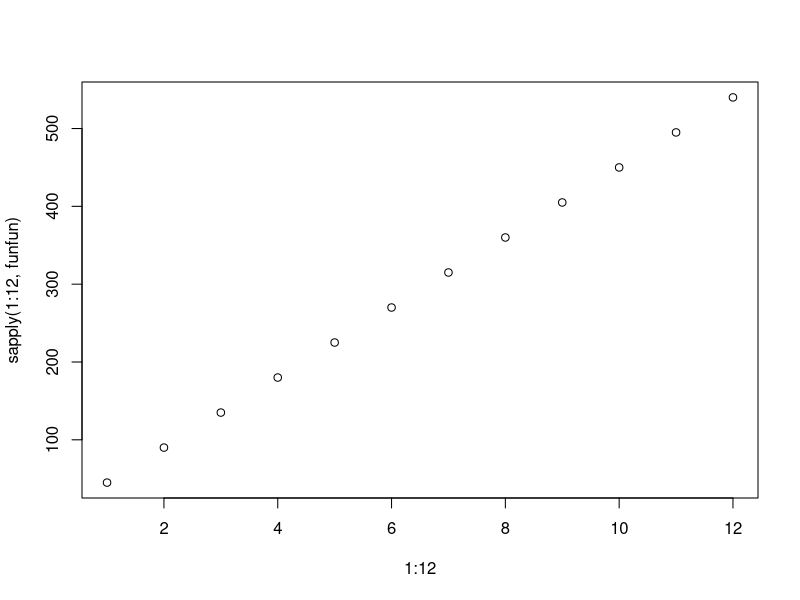
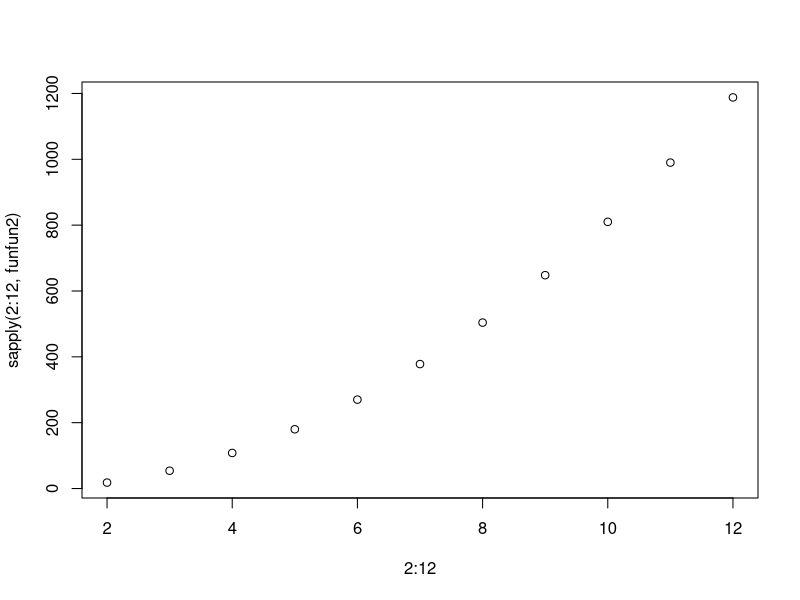
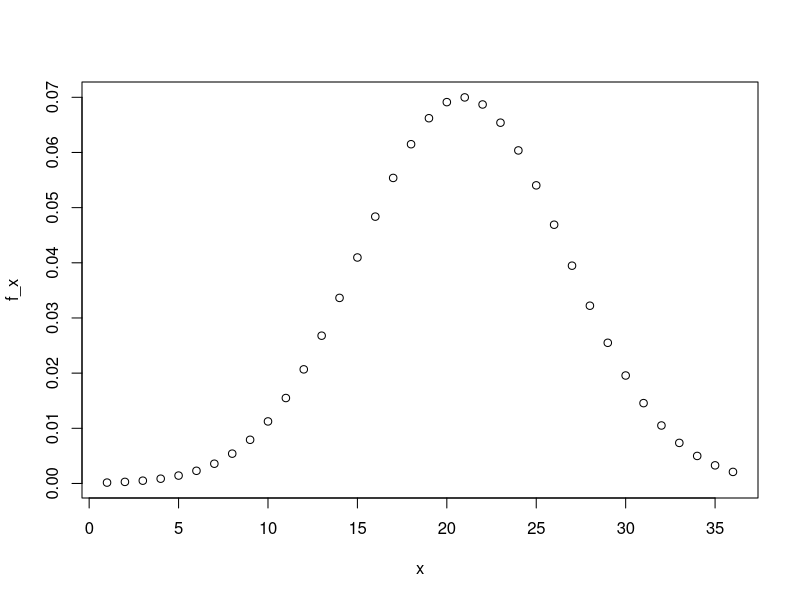
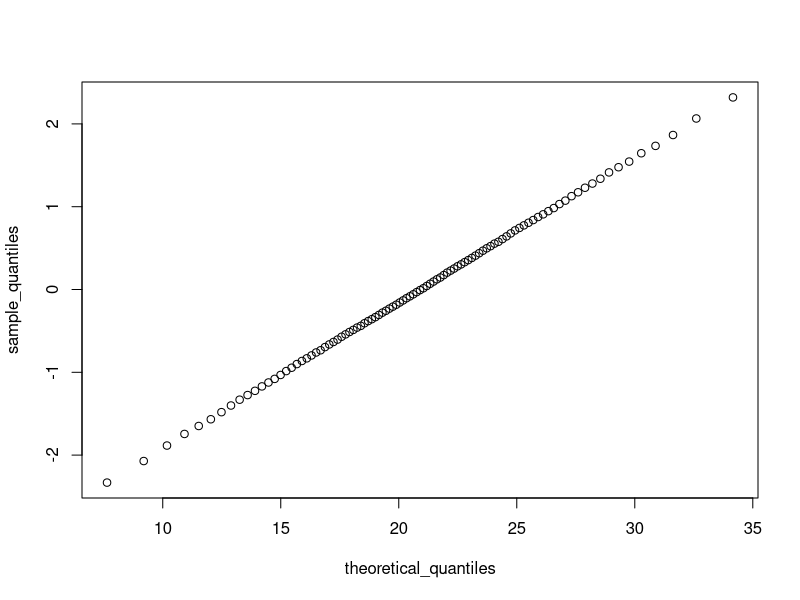

The R script that drew these images, in order:
library(gtools)
library(tidyverse)
options(digits = 3)    # report 3 significant digits
set.seed(1, sample.kind="Rounding")    # will make R 3.6 generate a seed as in R 3.5

3/(3+5+7)

((5+7)/(2+5+7)) * (3/(3+5+7))

((5+7)/(3+5+7)) * (3/(3+5+7))


#### Discrete probability
nrow(permutations(8, 3)) 
8*7*6

outcomes <- as.data.frame(permutations(8, 3))
mean((outcomes$V1 %in% c(1, 2, 3)) & outcomes$V2 %in% (c(1, 2, 3)) & (outcomes$V3 %in% c(1, 2, 3)))
3/8 *2/7 *1/6

runners <- c("Jamaica", "Jamaica", "Jamaica", "USA", "Ecuador", "Netherlands", "France", "South Africa")
B <- 10000
mean(replicate(B, all(sample(runners, 3) == "Jamaica")))

nrow(combinations(6, 1)) * nrow(combinations(6, 2)) * nrow(combinations(2, 1))
nrow(combinations(6, 1)) * nrow(combinations(6, 2)) * nrow(combinations(3, 1))
nrow(combinations(6, 1)) * nrow(combinations(6, 3)) * nrow(combinations(3, 1))


funfun <- function(ent){
  nrow(combinations(ent, 1)) * nrow(combinations(6, 2)) * nrow(combinations(3, 1))
}


plot(1:12, sapply(1:12, funfun))


funfun2 <- function(sides){
  nrow(combinations(6, 1)) * nrow(combinations(sides, 2)) * nrow(combinations(3, 1))
}

sapply(2:12, funfun2)
plot(2:12, sapply(2:12, funfun2))


rm(list = ls())
library(tidyverse)

esoph <- esoph
nrow(esoph)
all_cases <- sum(esoph$ncases)
all_cases
all_controls <- sum(esoph$ncontrols)
all_controls

esoph %>% filter(alcgp == "120+") %>% summarize(prob = sum(ncases)/ (sum(ncases) + sum(ncontrols)))
esoph %>% filter(alcgp == "0-39g/day") %>% summarize(prob = sum(ncases)/ (sum(ncases) + sum(ncontrols)))
esoph %>% filter(tobgp != "0-9g/day") %>% summarize(prob = sum(ncontrols)/ all_controls)
esoph %>% filter(alcgp == "120+") %>% summarize(prob = sum(ncases)/ all_cases)
esoph %>% filter(tobgp == "30+") %>% summarize(prob = sum(ncases)/ all_cases)
esoph %>% filter(tobgp == "30+" & alcgp == "120+") %>% summarize(prob = sum(ncases)/ all_cases)
esoph %>% filter(tobgp == "30+" | alcgp == "120+") %>% summarize(prob = sum(ncases)/ all_cases)
esoph %>% filter(alcgp == "120+") %>% summarize(prob = sum(ncontrols)/ all_controls)
(esoph %>% filter(alcgp == "120+") %>% summarize(prob = sum(ncases)/ all_cases)) / (esoph %>% filter(alcgp == "120+") %>% summarize(prob = sum(ncontrols)/ all_controls))
esoph %>% filter(tobgp == "30+") %>% summarize(prob = sum(ncontrols)/ all_controls)
esoph %>% filter(tobgp == "30+" & alcgp == "120+") %>% summarize(prob = sum(ncontrols)/ all_controls)
esoph %>% filter(tobgp == "30+" | alcgp == "120+") %>% summarize(prob = sum(ncontrols)/ all_controls)
esoph %>% filter(tobgp == "30+" | alcgp == "120+") %>% summarize(prob = sum(ncases)/ all_cases) / esoph %>% filter(tobgp == "30+" | alcgp == "120+") %>% summarize(prob = sum(ncontrols)/ all_controls)



rm(list = ls())
library(gtools)
library(tidyverse)
options(digits = 3)    # report 3 significant digits
set.seed(16, sample.kind="Rounding")    # will make R 3.6 generate a seed as in R 3.5

mean1 <- 20.9
sd1 <- 5.7
act_scores <- rnorm(10000, mean1, sd1)

mean2 <- mean(act_scores)
sd2 <- sd(act_scores)
sum(act_scores >= 36)
mean(act_scores >= 30)
mean(act_scores <= 10)

x <- 1:36
f_x <- dnorm(x, mean1, sd1)
plot(x, f_x)

act_scores_backup <- act_scores
act_scores <- (act_scores-mean(act_scores))/sd(act_scores)
mean(act_scores > 2)
mean2 + 2*sd2
mean1 + 2*sd1
qnorm(0.975, mean2, sd2)

fun_act <- function(score)
{
  pnorm(score, mean2, sd2)
}

probs <- fun_act(1:36)
which(probs > 0.95)

qnorm(0.95, mean1, sd1)

p <- seq(0.01, 0.99, 0.01)
sample_quantiles <- quantile(act_scores_backup, p)
which(sample_quantiles >= 26)

theoretical_quantiles <- qnorm(p, mean1, sd1)

sample_quantiles <- quantile(act_scores, seq(0.01, 0.99, 0.01)) 
max(which(sample_quantiles <= 26 ))

plot(theoretical_quantiles, sample_quantiles)





rm(list = ls())
library(gtools)
library(tidyverse)
options(digits = 3)    # report 3 significant digits
set.seed(21, sample.kind="Rounding")    # will make R 3.6 generate a seed as in R 3.5

# SE
se1 <- (abs(1 - (-0.25)) * sqrt(0.2*(1-0.2))) * sqrt(44)
se1
1 - pnorm(8, 0, se1)

# MC
B <- 10000
n <- 44
MC_Scores <- replicate(B, {
  sum(sample(c(1, (-0.25)), n, replace = TRUE, prob = c(0.2, 0.8)))
})
mean(MC_Scores >=8)

# New SAT
mean2 <- 44 * 0.25
se2 <- (abs(1 - 0) * sqrt(0.25*(1-0.25))) * sqrt(44)
1 - pnorm(30, mean2, se2)

# skillz
p <- seq(0.25, 0.95, 0.05)
SAT_fun <- function(skill, score){
  tmp_mean <- 44 * skill
  tmp_sd <- (abs(1 - 0) * sqrt(skill*(1-skill))) * sqrt(44)
  return(1 - pnorm(score, tmp_mean, tmp_sd))
}
Probs <- SAT_fun(p, 35)
p[which(Probs > 0.8)]





rm(list = ls())
library(tidyverse)
library(gtools)
options(digits = 3)    # report 3 significant digits
set.seed(21, sample.kind="Rounding")    # will make R 3.6 generate a seed as in R 3.5

E1 <- ((5*6) + ((38-5)*(-1)))/38
E1
SD1 <- abs(6-(-1)) * sqrt((5/38) * (33/38))
SD1
SD1/sqrt(500)
SD1*sqrt(500)
pnorm(0, E1*500, SD1*sqrt(500))







###
### Final Assessment
###
rm(list = ls())
library(tidyverse)
library(gtools)
library(dslabs)
options(digits = 3)    # report 3 significant digits
set.seed(21, sample.kind="Rounding")    # will make R 3.6 generate a seed as in R 3.5

death_prob <- death_prob
head(death_prob)

# females
death <- -150000
alive <- +1150
p <- death_prob %>% filter(age == 50 & sex == "Female")  %>% .$prob
p
E1 <- death*p + alive*(1-p)
E1
SD1 <- abs(death - alive)*sqrt(p*(1-p))
SD1
E1000 <- E1*1000
E1000
SD1000 <- SD1*sqrt(1000)
SD1000
pnorm(0, E1000, SD1000)

#males
p_m <- death_prob %>% filter(age == 50 & sex == "Male") %>% .$prob
p_m
# 
# E[S] = 700 000 = (death*p_m + alive*(1-p_m)) *1 000
# 700 = -150 000*p_m + alive(1-p_m)
# 700 + 150 000*p_m = alive * (1-p_m)
# alive = (700 - 150 000 * p_m) / (1-p_m)
# alive = 

alive_m <- (700 + (150000 * p_m)) / (1-p_m)
alive_m
death_m <- -150000
n <- 1000
Em1 <- (death_m*p_m + alive_m*(1-p_m))*n
Em1
SDm1 <- (abs(death_m-alive_m)*sqrt(p_m*(1-p_m)))*sqrt(n)
SDm1

pnorm(0, Em1, SDm1)

p_pan <- 0.015
E_pan <- (death*p_pan + alive*(1-p_pan))
E_pan*n
SD_pan <- (abs(death - alive))*sqrt(p_pan*(1-p_pan))
SD_pan*sqrt(n)

pnorm(0, E_pan*n, SD_pan*sqrt(n))
pnorm(-1000000, E_pan*n, SD_pan*sqrt(n))

fun_pan <- function(probs){
  E_pan <- (death*probs + alive*(1-probs))
  SD_pan <- (abs(death - alive))*sqrt(probs*(1-probs))
  return(pnorm(0, E_pan*n, SD_pan*sqrt(n)))
}

fun_pan2 <- function(probs){
  E_pan <- (death*probs + alive*(1-probs))
  SD_pan <- (abs(death - alive))*sqrt(probs*(1-probs))
  return(pnorm(-1000000, E_pan*n, SD_pan*sqrt(n)))
}

p <- seq(.01, .03, .001)
p2 <- fun_pan(p)
p[p2>0.9]
p <- seq(.01, .03, .0025)
p3 <- fun_pan2(p)
p[p3>0.9]


set.seed(25, sample.kind = "Rounding")
p_loss <- 0.015
n <- 1000
claim <- -150000
no_claim <- 1150

X <- sum(sample(c(claim, no_claim), n, replace = TRUE, prob = c(p_loss, (1-p_loss))))
X/1000000

rm(X)
set.seed(27, sample.kind = "Rounding")
B <- 10000
X <- replicate(B, {
  sum(sample(c(claim, no_claim), n, replace = TRUE, prob = c(p_loss, (1-p_loss))))
})
mean(X<(-1000000))


rm(list = ls())
p <- 0.015
n <- 1000
l <- -150000
z <-qnorm(0.05)

x <- -l*( n*p - z*sqrt(n*p*(1-p)))/ ( n*(1-p) + z*sqrt(n*p*(1-p)))
x


E1 <- (x*(1-p)) + (l*p)
E1
E1*1000

set.seed(28, sample.kind = "Rounding")
B <- 10000
Y <- replicate(B, {
  mean(sample(c(l, x), n, replace = TRUE, prob = c(p, (1-p))))
})
mean(Y<0)



rm(list = ls())
set.seed(29, sample.kind = "Rounding")
p <- 0.015
n <- 1000
l <- -150000
z <-qnorm(0.05)
x <- -l*( n*p - z*sqrt(n*p*(1-p)))/ ( n*(1-p) + z*sqrt(n*p*(1-p)))
B <- 10000

X_2 <- replicate(B,{
  p <- 0.015  + sample(seq(-0.01, 0.01, length = 100), 1)
  return(sum(sample(c(l, x), n, replace = TRUE, prob = c(p, (1-p)))))
})

mean(X_2)
mean(X_2<0)
mean(X_2 < (-1000000))



# 0 > E+z*SE
# -E < z*SE
# 
# -(p_loss*claim + (1-p_loss)*x)*n    <     z* ((x - claim)*sqrt(p_loss*(1-p_loss))*sqrt(n))
# p_loss*claim + (1-p_loss)*x         <     z* ((x - claim)*sqrt(p_loss*(1-p_loss))*sqrt(n)) /(-n)
# p_loss*claim + (1-p_loss)*x         <     (x-claim) *sqrt(p_loss*(1-p_loss)) *z * sqrt(n)/(-n)
# p_loss*claim + (1-p_loss)*x         <     (x-claim) *sqrt(p_loss*(1-p_loss)) *z * n^-0.5
# (p_loss*claim + (1-p_loss)*x) / (x-claim) < sqrt(p_loss*(1-p_loss)) *z * n^-0.5
